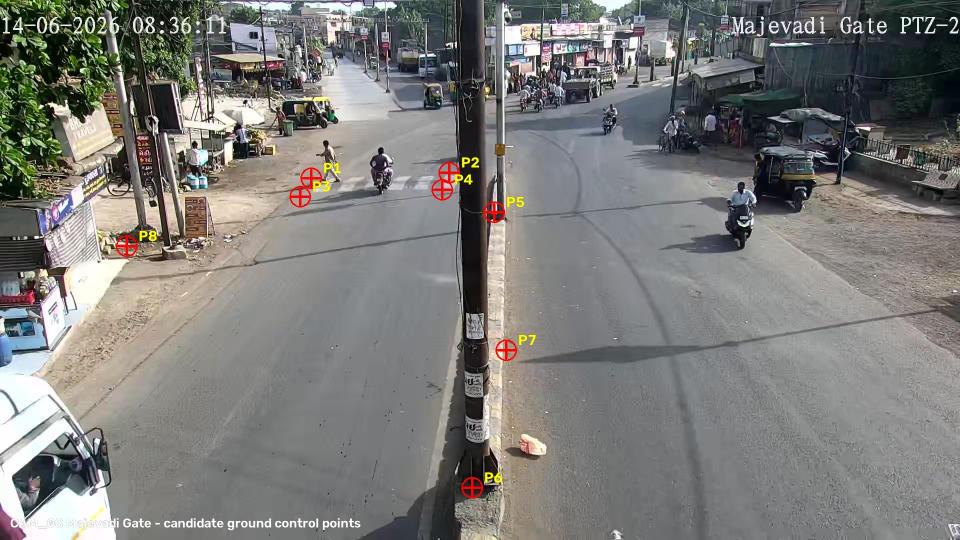
#> input picture backend/calibration_data/CAM_08_gcp_candidates.jpg, 1920 x 1080 px (shown at 1/2 size)
$ python -i frame_enhancer.py   (imports and definitions only)   (older library calls are emulated)
#> lines starting #> are read from the running program, lines starting #| are printed output that depends on the picture
#> further down, picture is the input picture: shape (1080, 1920, 3); mean B, G, R 120.6, 123.3, 123.9
"""
backend/preprocessing/frame_enhancer.py — Weather Regime Detection & Image Enhancement.

Provides:
  - WeatherRegime (NORMAL, NIGHT_IR, RAIN, FOG)
  - enhance_frame: Inspects contrast, luminance, and gradient energy to apply
    conditional CLAHE, bilateral derain, or LAB-space gamma dehazing.
"""
from dataclasses import dataclass
from enum import Enum, auto

import cv2
import numpy as np


class WeatherRegime(Enum):
    NORMAL = auto()
    NIGHT_IR = auto()
    RAIN = auto()
    FOG = auto()


@dataclass
class EnhancedFrame:
    frame: np.ndarray
    regime: WeatherRegime
    enhancement_applied: str
    michelson_contrast: float
    mean_luminance: float


def detect_regime(frame_bgr: np.ndarray) -> tuple[WeatherRegime, float, float]:
    """Detects environmental regime from luminance, contrast, and edge energy."""
    small = cv2.resize(frame_bgr, (160, 90))
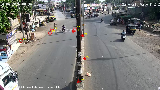
#> small: shape (90, 160, 3); mean B, G, R 121.2, 123.9, 124.4
    gray = cv2.cvtColor(small, cv2.COLOR_BGR2GRAY)
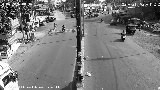
#> gray: shape (90, 160); min 4, max 255, mean 123.7
    b, g, r = cv2.split(small.astype(np.float32))
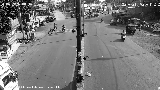
#> b: shape (90, 160) float32; min 0, max 255, mean 121.2
    ch_std = float(np.std([b.mean(), g.mean(), r.mean()]))
#> ch_std = 1.41
    mean_lum = float(gray.mean())
#> mean_lum = 123.7
    gmin, gmax = float(gray.min()), float(gray.max())
#> gmin = 4; gmax = 255
    michelson = (gmax - gmin) / (gmax + gmin + 1e-6)
#> michelson = 0.969

    if ch_std < 4.0 and mean_lum < 80:
        return WeatherRegime.NIGHT_IR, michelson, mean_lum
    if michelson < 0.25:
        return WeatherRegime.FOG, michelson, mean_lum
    sobel_y = cv2.Sobel(gray, cv2.CV_32F, 0, 1, ksize=3)
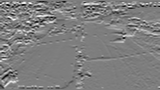
#> sobel_y: shape (90, 160) float32; min -838, max 847, mean 2.5; drawn with min black and max white
    if float(np.abs(sobel_y).mean()) > 18.0:
        return WeatherRegime.RAIN, michelson, mean_lum
    return WeatherRegime.NORMAL, michelson, mean_lum


def _enhance_night_ir(frame: np.ndarray) -> tuple[np.ndarray, str]:
    gray = cv2.cvtColor(frame, cv2.COLOR_BGR2GRAY)
    clahe = cv2.createCLAHE(clipLimit=3.0, tileGridSize=(8, 8))
    enhanced = cv2.cvtColor(clahe.apply(gray), cv2.COLOR_GRAY2BGR)
    return enhanced, "CLAHE_night_ir"


def _enhance_fog(frame: np.ndarray) -> tuple[np.ndarray, str]:
    inv = 255 - frame
    lab = cv2.cvtColor(inv, cv2.COLOR_BGR2LAB)
    l, a, b = cv2.split(lab)
    clahe = cv2.createCLAHE(clipLimit=2.5, tileGridSize=(8, 8))
    lab_eq = cv2.merge([clahe.apply(l), a, b])
    dehazed = 255 - cv2.cvtColor(lab_eq, cv2.COLOR_LAB2BGR)
    gamma = 1.5
    lut = np.array(
        [min(255, int(((i / 255.0) ** (1.0 / gamma)) * 255)) for i in range(256)],
        dtype=np.uint8,
    )
    return cv2.LUT(dehazed, lut), "fog_dehaze_gamma"


def _enhance_rain(frame: np.ndarray) -> tuple[np.ndarray, str]:
    return cv2.bilateralFilter(frame, d=7, sigmaColor=50, sigmaSpace=50), "bilateral_derain"


def enhance_frame(frame_bgr: np.ndarray) -> EnhancedFrame:
    """Enhances frame according to detected weather regime."""
    regime, michelson, mean_lum = detect_regime(frame_bgr)
#> michelson = 0.969; mean_lum = 123.7
    if regime == WeatherRegime.NIGHT_IR:
        enhanced, method = _enhance_night_ir(frame_bgr)
    elif regime == WeatherRegime.FOG:
        enhanced, method = _enhance_fog(frame_bgr)
    elif regime == WeatherRegime.RAIN:
        enhanced, method = _enhance_rain(frame_bgr)
#> method = 'bilateral_derain'
    else:
        enhanced, method = frame_bgr, "none"
    return EnhancedFrame(
        frame=enhanced,
        regime=regime,
        enhancement_applied=method,
        michelson_contrast=michelson,
        mean_luminance=mean_lum,
    )

>>> import cv2
>>> picture = cv2.imread('../calibration_data/CAM_08_gcp_candidates.jpg')
>>> result = enhance_frame(picture)

$ run again, on backend/calibration_data/CAM_09_measure_guide.jpg
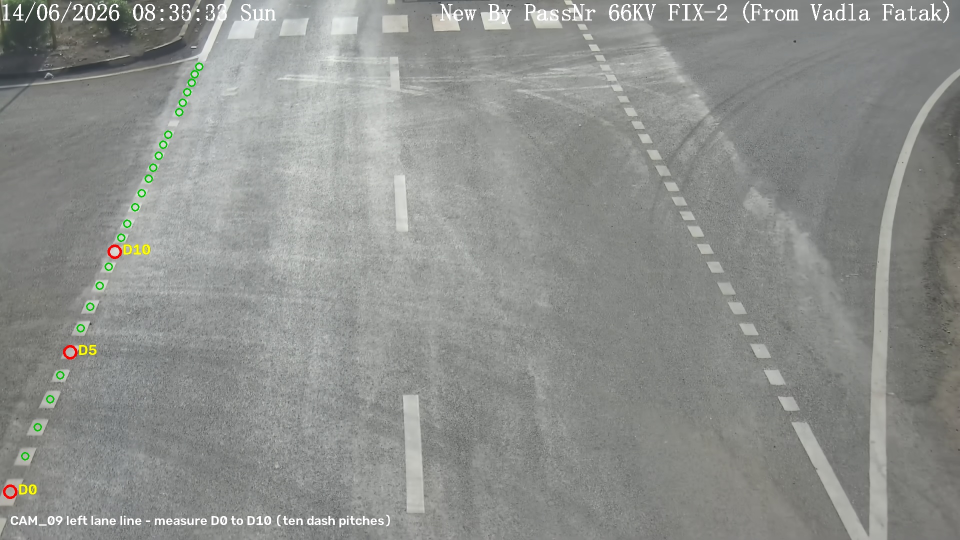
#> input picture backend/calibration_data/CAM_09_measure_guide.jpg, 1920 x 1080 px (shown at 1/2 size)
#> picture is the input picture: shape (1080, 1920, 3); mean B, G, R 140.9, 144.1, 142
#> in detect_regime, `small = cv2.resize(frame_bgr, (160, 90))`:
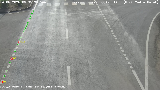
#> small: shape (90, 160, 3); mean B, G, R 141.1, 144.3, 142.2
#> ch_std = 1.3
#> in detect_regime, `mean_lum = float(gray.mean())`: mean_lum = 143.2
#> gmin = 55; gmax = 255
#> in detect_regime, `michelson = (gmax - gmin) / (gmax + gmin + 1e-6)`: michelson = 0.645
#> in detect_regime, `sobel_y = cv2.Sobel(gray, cv2.CV_32F, 0, 1, ksize=3)`:
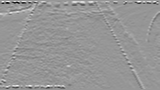
#> sobel_y: shape (90, 160) float32; min -744, max 517, mean -0.9; drawn with min black and max white
#> in enhance_frame, `regime, michelson, mean_lum = detect_regime(frame_bgr)`: mean_lum = 143.2
#> method = 'bilateral_derain'
